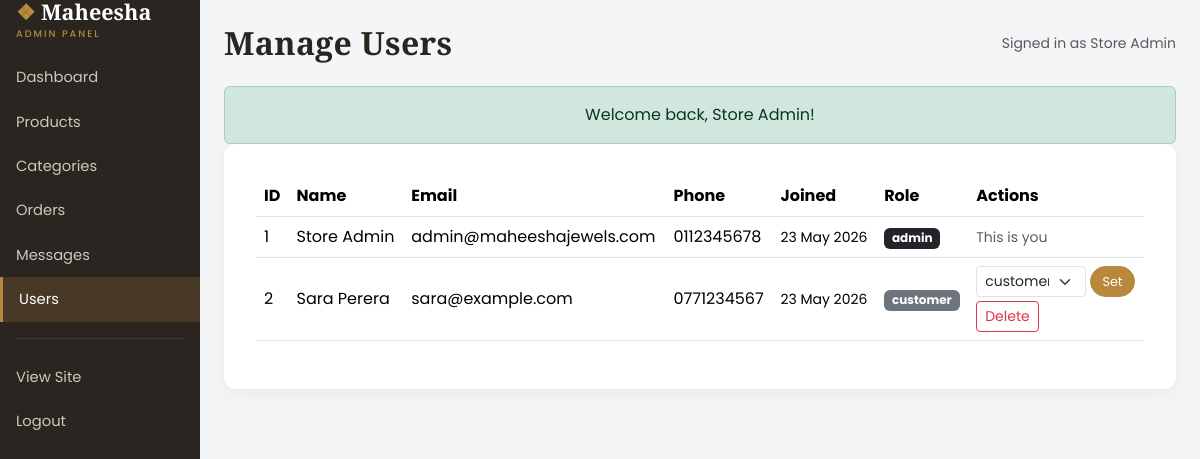
The page /admin/users.php (signed in) on the database its author committed.
### tables this page shows
CREATE TABLE users (
    id         INT AUTO_INCREMENT PRIMARY KEY,
    name       VARCHAR(120) NOT NULL,
    email      VARCHAR(150) NOT NULL UNIQUE,
    password   VARCHAR(255) NOT NULL,
    phone      VARCHAR(30)  DEFAULT NULL,
    address    VARCHAR(255) DEFAULT NULL,
    role       ENUM('customer','admin') NOT NULL DEFAULT 'customer',
    created_at TIMESTAMP DEFAULT CURRENT_TIMESTAMP
);

### admin/users.php (the view, shortened to what this page needs)
<?php
$adminPage = 'users';
$pageTitle = 'Manage Users';
require_once __DIR__ . '/../includes/functions.php';
$me = current_user();
$users = $pdo->query('SELECT * FROM users ORDER BY created_at DESC')->fetchAll();
require __DIR__ . '/includes/admin_header.php';
?>
<div class="panel">
    <div class="table-responsive">
        <table class="table align-middle">
            <thead>
                <tr><th>ID</th><th>Name</th><th>Email</th><th>Phone</th>
                    <th>Joined</th><th>Role</th><th>Actions</th></tr>
            </thead>
            <tbody>
            <?php foreach ($users as $u): ?>
                <tr>
                    <td><?= (int) $u['id'] ?></td>
                    <td><?= e($u['name']) ?></td>
                    <td><?= e($u['email']) ?></td>
                    <td><?= e($u['phone'] ?: '-') ?></td>
                    <td><small><?= e(date('d M Y', strtotime($u['created_at']))) ?></small></td>
                    <td>
                        <span class="badge bg-<?= $u['role'] === 'admin' ? 'dark' : 'secondary' ?>">
                            <?= e($u['role']) ?>
                        </span>
                    </td>
                    <td>
                        <?php if ((int) $u['id'] === (int) $me['id']): ?>
                            <span class="small text-muted">This is you</span>
                        <?php else: ?>
                            <form method="post" action="users.php" class="d-flex gap-1 mb-1">
                                <select name="role" class="form-select form-select-sm" style="width:110px">
                                    <option value="customer" <?= $u['role'] === 'customer' ? 'selected' : '' ?>>customer</option>
                                </select>
                                <button class="btn btn-sm btn-gold" type="submit">Set</button>
                            </form>
                            <a href="users.php?action=delete&id=<?= (int) $u['id'] ?>"
                               class="btn btn-sm btn-outline-danger"
                               data-confirm="Delete this user account?">Delete</a>
                        <?php endif; ?>
                    </td>
                </tr>
            <?php endforeach; ?>
            </tbody>
        </table>
    </div>
</div>
<?php require __DIR__ . '/includes/admin_footer.php'; ?>

### admin/includes/admin_header.php (shortened to what this page needs)
<?php
require_once __DIR__ . '/../../includes/functions.php';
$adminPage = $adminPage ?? '';
$pageTitle = $pageTitle ?? 'Admin';
?>
<!DOCTYPE html>
<html lang="en">
<head>
    <link href="../assets/css/bootstrap.min.css" rel="stylesheet">
    <link href="../assets/css/style.css" rel="stylesheet">
</head>
<body class="admin-body">
<div class="container-fluid px-0">
    <div class="row g-0">
        <nav class="col-md-3 col-lg-2 admin-sidebar collapse d-md-block p-0" id="adminNav">
            <div class="brand d-none d-md-block">
                <span class="brand-mark">&#10070;</span> Maheesha
                <span class="brand-sub">Admin Panel</span>
            </div>
            <a href="index.php"    class="<?= $adminPage === 'dashboard' ? 'active' : '' ?>">Dashboard</a>
            <a href="products.php" class="<?= $adminPage === 'products'  ? 'active' : '' ?>">Products</a>
            <a href="categories.php" class="<?= $adminPage === 'categories' ? 'active' : '' ?>">Categories</a>
            <a href="orders.php"   class="<?= $adminPage === 'orders'    ? 'active' : '' ?>">Orders</a>
            <a href="messages.php" class="<?= $adminPage === 'messages'  ? 'active' : '' ?>">Messages</a>
            <a href="users.php"    class="<?= $adminPage === 'users'     ? 'active' : '' ?>">Users</a>
            <hr class="text-secondary mx-3">
            <a href="../index.php">View Site</a>
            <a href="../logout.php">Logout</a>
        </nav>
        <main class="col-md-9 col-lg-10 py-4 px-3 px-md-4">
            <div class="d-flex justify-content-between align-items-center flex-wrap gap-2 mb-4">
                <h2 class="mb-0"><?= e($pageTitle) ?></h2>
                <span class="small text-muted">Signed in as <?= e(current_user()['name']) ?></span>
            </div>

### assets/css/style.css (style rules this page uses)
:root { --gold: #b8893d; --gold-dark: #8c6529; --ink: #2a2520; --cream: #faf6ef; --soft: #f1e8d8; }
* { box-sizing: border-box; }
body { font-family: 'Poppins', sans-serif; color: var(--ink); background: var(--cream); }
h1, h2, h3, h4, h5, .display-font { font-family: 'Cormorant Garamond', serif; font-weight: 700; letter-spacing: .3px; }
a { text-decoration: none; }
.brand-mark { color: var(--gold); }
.btn-gold, .btn-outline-gold { border-radius: 30px; padding: .55rem 1.6rem; transition: .2s; white-space: nowrap; }
.btn-gold { background: var(--gold); border: 1px solid var(--gold); color: #fff; }
.btn-sm.btn-gold, .btn-sm.btn-outline-gold { padding: .25rem .7rem; font-size: .8rem; }
.panel { background: #fff; border-radius: 12px; padding: 2rem; box-shadow: 0 4px 18px rgba(0, 0, 0, .05); }
.admin-body { background: #f4f5f7; }
.admin-sidebar { background: var(--ink); color: #cfc7ba; padding: 1rem 0; }
@media (min-width: 768px) { .admin-sidebar { min-height: 100vh; padding: 1.5rem 0; } }
.admin-sidebar .brand { font-family: 'Cormorant Garamond', serif; font-size: 1.35rem; font-weight: 700; color: #fff; line-height: 1.15; padding: 0 1rem 1rem; }
.admin-sidebar .brand-sub { display: block; font-family: 'Poppins', sans-serif; font-size: .6rem; font-weight: 500; letter-spacing: 2px; text-transform: uppercase; color: var(--gold); margin-top: 3px; }
.admin-sidebar a { display: block; color: #cfc7ba; padding: .7rem 1rem; font-size: .92rem; }
.admin-sidebar hr { margin-left: 1rem; margin-right: 1rem; }
.admin-sidebar a:hover, .admin-sidebar a.active { background: rgba(184, 137, 61, .2); color: #fff; border-left: 3px solid var(--gold); }
.table thead { background: var(--ink); color: #fff; }

### rows shown on the page
users: name "Store Admin", id "1", email "admin@maheeshajewels.com", phone "0112345678", created_at "23 May 2026", role "admin", shows "This is you"
users: id "2", name "Sara Perera", email "sara@example.com", phone "0771234567", created_at "23 May 2026", role "customer"

### other values the page prints
$pageTitle "Manage Users"
$flash['message'] "Welcome back, Store Admin!"
